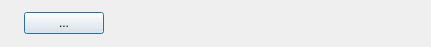
<ui version="4.0" >
 <class>DevMainVariable</class>
 <widget class="QDialog" name="DevMainVariable" >
  <property name="geometry" >
   <rect>
    <x>0</x>
    <y>0</y>
    <width>431</width>
    <height>45</height>
   </rect>
  </property>
  <property name="sizePolicy" >
   <sizepolicy vsizetype="Fixed" hsizetype="Fixed" >
    <horstretch>0</horstretch>
    <verstretch>0</verstretch>
   </sizepolicy>
  </property>
  <property name="minimumSize" >
   <size>
    <width>0</width>
    <height>0</height>
   </size>
  </property>
  <property name="windowTitle" >
   <string>Dialog</string>
  </property>
  <layout class="QGridLayout" >
   <item row="0" column="0" >
    <layout class="QHBoxLayout" >
     <item>
      <widget class="TauBoolLed" name="DevInterlock" >
       <property name="enabled" >
        <bool>true</bool>
       </property>
      </widget>
     </item>
     <item>
      <widget class="QPushButton" name="DevButton" >
       <property name="toolTip" >
        <string/>
       </property>
       <property name="text" >
        <string>...</string>
       </property>
      </widget>
     </item>
     <item>
      <widget class="TauStateLabel" name="DevState" >
       <property name="minimumSize" >
        <size>
         <width>0</width>
         <height>25</height>
        </size>
       </property>
      </widget>
     </item>
     <item>
      <spacer>
       <property name="orientation" >
        <enum>Qt::Horizontal</enum>
       </property>
       <property name="sizeHint" >
        <size>
         <width>20</width>
         <height>20</height>
        </size>
       </property>
      </spacer>
     </item>
     <item>
      <widget class="TauConfigLabel" name="AttrLabel" >
       <property name="alignment" >
        <set>Qt::AlignLeading|Qt::AlignLeft|Qt::AlignVCenter</set>
       </property>
      </widget>
     </item>
     <item>
      <widget class="TauValueLabel" name="AttrName" >
       <property name="minimumSize" >
        <size>
         <width>70</width>
         <height>0</height>
        </size>
       </property>
       <property name="alignment" >
        <set>Qt::AlignCenter</set>
       </property>
      </widget>
     </item>
     <item>
      <widget class="TauConfigLabel" name="AttrUnit" >
       <property name="alignment" >
        <set>Qt::AlignLeading|Qt::AlignLeft|Qt::AlignVCenter</set>
       </property>
      </widget>
     </item>
    </layout>
   </item>
  </layout>
 </widget>
 <customwidgets>
  <customwidget>
   <class>TauBoolLed</class>
   <extends>QLabel</extends>
   <header>tau.widget</header>
  </customwidget>
  <customwidget>
   <class>TauConfigLabel</class>
   <extends>QLabel</extends>
   <header>tau.widget</header>
  </customwidget>
  <customwidget>
   <class>TauStateLabel</class>
   <extends>TauValueLabel</extends>
   <header>tau.widget</header>
  </customwidget>
  <customwidget>
   <class>TauValueLabel</class>
   <extends>QLabel</extends>
   <header>tau.widget</header>
  </customwidget>
 </customwidgets>
 <resources/>
 <connections/>
</ui>
